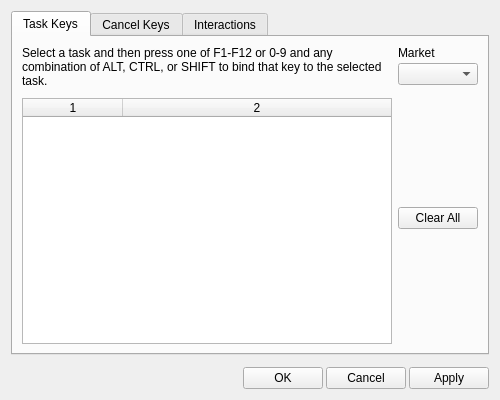
<?xml version="1.0" encoding="UTF-8"?>
<ui version="4.0">
 <class>SimplifiedKeyBindingsDialog</class>
 <widget class="QWidget" name="SimplifiedKeyBindingsDialog">
  <property name="geometry">
   <rect>
    <x>0</x>
    <y>0</y>
    <width>500</width>
    <height>400</height>
   </rect>
  </property>
  <property name="minimumSize">
   <size>
    <width>500</width>
    <height>400</height>
   </size>
  </property>
  <property name="maximumSize">
   <size>
    <width>500</width>
    <height>400</height>
   </size>
  </property>
  <property name="windowTitle">
   <string>Key Bindings</string>
  </property>
  <property name="windowIcon">
   <iconset resource="../../LegacyResources/LegacyResources.qrc">
    <normaloff>:/icons/keyboard_key.png</normaloff>:/icons/keyboard_key.png</iconset>
  </property>
  <layout class="QVBoxLayout" name="verticalLayout">
   <property name="spacing">
    <number>12</number>
   </property>
   <item>
    <widget class="QTabWidget" name="m_tabs">
     <property name="currentIndex">
      <number>0</number>
     </property>
     <widget class="QWidget" name="m_taskTab">
      <attribute name="title">
       <string>Task Keys</string>
      </attribute>
      <layout class="QHBoxLayout" name="horizontalLayout_2">
       <item>
        <layout class="QVBoxLayout" name="m_taskBindingsLayout">
         <item>
          <widget class="QLabel" name="m_taskInstructionsLabel">
           <property name="text">
            <string>Select a task and then press one of F1-F12 or 0-9 and any combination of ALT, CTRL, or SHIFT to bind that key to the selected task.</string>
           </property>
           <property name="wordWrap">
            <bool>true</bool>
           </property>
          </widget>
         </item>
         <item>
          <spacer name="m_taskHeaderSpacer">
           <property name="orientation">
            <enum>Qt::Vertical</enum>
           </property>
           <property name="sizeType">
            <enum>QSizePolicy::Fixed</enum>
           </property>
           <property name="sizeHint" stdset="0">
            <size>
             <width>20</width>
             <height>4</height>
            </size>
           </property>
          </spacer>
         </item>
         <item>
          <widget class="QTableWidget" name="m_taskBindingsTable">
           <property name="editTriggers">
            <set>QAbstractItemView::NoEditTriggers</set>
           </property>
           <property name="selectionMode">
            <enum>QAbstractItemView::SingleSelection</enum>
           </property>
           <property name="selectionBehavior">
            <enum>QAbstractItemView::SelectRows</enum>
           </property>
           <property name="showGrid">
            <bool>false</bool>
           </property>
           <property name="gridStyle">
            <enum>Qt::NoPen</enum>
           </property>
           <property name="rowCount">
            <number>0</number>
           </property>
           <property name="columnCount">
            <number>2</number>
           </property>
           <attribute name="horizontalHeaderHighlightSections">
            <bool>false</bool>
           </attribute>
           <attribute name="horizontalHeaderStretchLastSection">
            <bool>true</bool>
           </attribute>
           <attribute name="verticalHeaderVisible">
            <bool>false</bool>
           </attribute>
           <attribute name="verticalHeaderHighlightSections">
            <bool>false</bool>
           </attribute>
           <column/>
           <column/>
          </widget>
         </item>
        </layout>
       </item>
       <item>
        <layout class="QVBoxLayout" name="m_taskButtonsLayout">
         <item>
          <layout class="QVBoxLayout" name="m_taskMarketLayout">
           <property name="spacing">
            <number>3</number>
           </property>
           <item>
            <widget class="QLabel" name="m_taskMarketLabel">
             <property name="text">
              <string>Market</string>
             </property>
            </widget>
           </item>
           <item>
            <widget class="QComboBox" name="m_taskMarketComboBox"/>
           </item>
          </layout>
         </item>
         <item>
          <spacer name="m_taskClearTopSpacer">
           <property name="orientation">
            <enum>Qt::Vertical</enum>
           </property>
           <property name="sizeHint" stdset="0">
            <size>
             <width>20</width>
             <height>40</height>
            </size>
           </property>
          </spacer>
         </item>
         <item>
          <widget class="QPushButton" name="m_taskClearButton">
           <property name="text">
            <string>Clear All</string>
           </property>
          </widget>
         </item>
         <item>
          <spacer name="m_taskClearBottomSpacer">
           <property name="orientation">
            <enum>Qt::Vertical</enum>
           </property>
           <property name="sizeHint" stdset="0">
            <size>
             <width>20</width>
             <height>40</height>
            </size>
           </property>
          </spacer>
         </item>
        </layout>
       </item>
      </layout>
     </widget>
     <widget class="QWidget" name="m_cancelTab">
      <attribute name="title">
       <string>Cancel Keys</string>
      </attribute>
      <layout class="QHBoxLayout" name="horizontalLayout">
       <item>
        <layout class="QVBoxLayout" name="m_cancelsBindingsLayout">
         <item>
          <widget class="QLabel" name="m_cancelsInstructionsLabel">
           <property name="text">
            <string>Select a cancel type and press one of ESC or F1-F12 or 0-9 and any combination of ALT, CTRL, or SHIFT to bind that key to the cancel type.</string>
           </property>
           <property name="wordWrap">
            <bool>true</bool>
           </property>
          </widget>
         </item>
         <item>
          <spacer name="m_cancelsHeaderSpacer">
           <property name="orientation">
            <enum>Qt::Vertical</enum>
           </property>
           <property name="sizeType">
            <enum>QSizePolicy::Fixed</enum>
           </property>
           <property name="sizeHint" stdset="0">
            <size>
             <width>20</width>
             <height>4</height>
            </size>
           </property>
          </spacer>
         </item>
         <item>
          <widget class="QTableWidget" name="m_cancelsBindingsTable">
           <property name="editTriggers">
            <set>QAbstractItemView::NoEditTriggers</set>
           </property>
           <property name="selectionMode">
            <enum>QAbstractItemView::SingleSelection</enum>
           </property>
           <property name="selectionBehavior">
            <enum>QAbstractItemView::SelectRows</enum>
           </property>
           <property name="showGrid">
            <bool>false</bool>
           </property>
           <property name="gridStyle">
            <enum>Qt::NoPen</enum>
           </property>
           <property name="rowCount">
            <number>0</number>
           </property>
           <property name="columnCount">
            <number>2</number>
           </property>
           <attribute name="horizontalHeaderHighlightSections">
            <bool>false</bool>
           </attribute>
           <attribute name="horizontalHeaderStretchLastSection">
            <bool>true</bool>
           </attribute>
           <attribute name="verticalHeaderVisible">
            <bool>false</bool>
           </attribute>
           <attribute name="verticalHeaderHighlightSections">
            <bool>false</bool>
           </attribute>
           <column/>
           <column/>
          </widget>
         </item>
        </layout>
       </item>
       <item>
        <layout class="QVBoxLayout" name="m_clearCancelsLayout">
         <item>
          <spacer name="m_clearCancelsTopSpacer">
           <property name="orientation">
            <enum>Qt::Vertical</enum>
           </property>
           <property name="sizeHint" stdset="0">
            <size>
             <width>20</width>
             <height>40</height>
            </size>
           </property>
          </spacer>
         </item>
         <item>
          <widget class="QPushButton" name="m_clearCancelsButton">
           <property name="text">
            <string>Clear All</string>
           </property>
          </widget>
         </item>
         <item>
          <spacer name="m_clearCancelsBottomSpacer">
           <property name="orientation">
            <enum>Qt::Vertical</enum>
           </property>
           <property name="sizeHint" stdset="0">
            <size>
             <width>20</width>
             <height>40</height>
            </size>
           </property>
          </spacer>
         </item>
        </layout>
       </item>
      </layout>
     </widget>
     <widget class="QWidget" name="m_interactionsTab">
      <attribute name="title">
       <string>Interactions</string>
      </attribute>
      <layout class="QVBoxLayout" name="verticalLayout_2">
       <item>
        <widget class="Spire::InteractionsWidget" name="m_interactionsWidget" native="true"/>
       </item>
      </layout>
     </widget>
    </widget>
   </item>
   <item>
    <layout class="QHBoxLayout" name="m_buttonLayout">
     <property name="spacing">
      <number>3</number>
     </property>
     <item>
      <spacer name="m_buttonSpacer">
       <property name="orientation">
        <enum>Qt::Horizontal</enum>
       </property>
       <property name="sizeHint" stdset="0">
        <size>
         <width>40</width>
         <height>20</height>
        </size>
       </property>
      </spacer>
     </item>
     <item>
      <widget class="QPushButton" name="m_okButton">
       <property name="text">
        <string>OK</string>
       </property>
      </widget>
     </item>
     <item>
      <widget class="QPushButton" name="m_cancelButton">
       <property name="text">
        <string>Cancel</string>
       </property>
      </widget>
     </item>
     <item>
      <widget class="QPushButton" name="m_applyButton">
       <property name="text">
        <string>Apply</string>
       </property>
      </widget>
     </item>
    </layout>
   </item>
  </layout>
 </widget>
 <customwidgets>
  <customwidget>
   <class>Spire::InteractionsWidget</class>
   <extends>QWidget</extends>
   <header>Spire/LegacyKeyBindings/InteractionsWidget.hpp</header>
   <container>1</container>
  </customwidget>
 </customwidgets>
 <resources>
  <include location="../../LegacyResources/LegacyResources.qrc"/>
 </resources>
 <connections/>
</ui>
